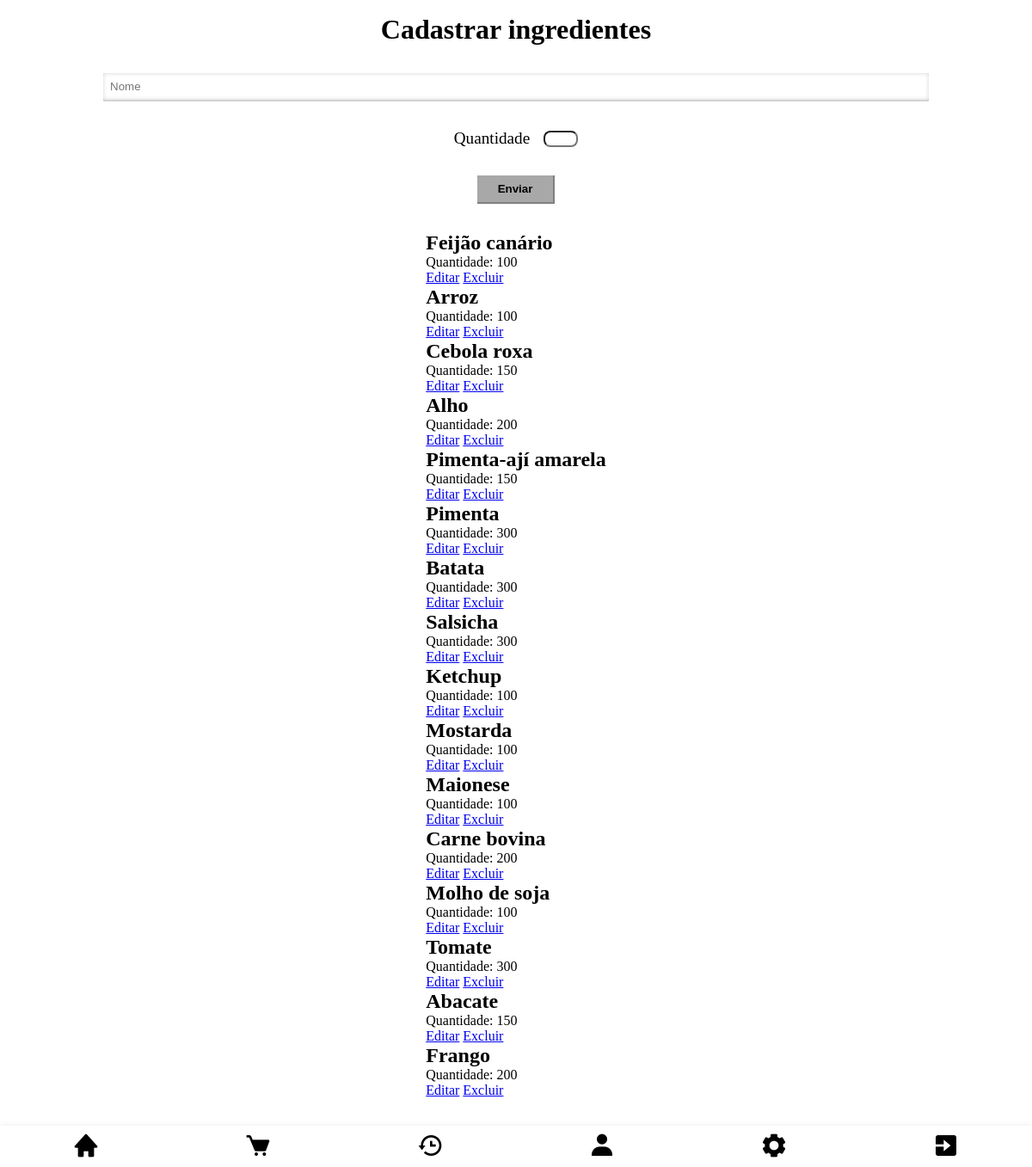
Page /ingredients.php (signed in) on the committed database.
### tables this page shows
CREATE TABLE `ingredients` (
  `id` int(11) NOT NULL,
  `name` varchar(50) NOT NULL,
  `quantity` int(11) NOT NULL,
  `created_at` datetime DEFAULT current_timestamp()
);

### utils/Database.php (called while the page is built, shortened)
<?php
class Database {
    private static $conn = null;
    public static function getConnection() {
        if (self::$conn === null) {
            self::$conn = new \PDO(
                "mysql:host=localhost;dbname=lanchonete",
                'root',
                ''
            );
        }
        return self::$conn;
    }
    public static function selectAll($table) {
        $conn = self::getConnection();
        $stmt = $conn->query("SELECT * FROM $table");
        return $stmt->fetchAll();
    }
}
?>

### ingredients.php (the view, shortened to what this page needs)
<?php
    include('header.php');
    require_once('utils/Database.php');
?>
<?php
    $ingredients = Database::selectAll("ingredients");
?>
<form class="center" method="POST">
        <h1>Cadastrar ingredientes</h1>
        <input class="input" type="text" name="name" placeholder="Nome" required>
        <div class="inputGroup">
            <label class="lbl" for="qty">Quantidade</label>
            <input class="quantityInput" type="number" name="qty"id="qty" required>
        </div>
        <button class="inputBtn">Enviar</button>
        <div class="ingredientslist">
            <?php if($ingredients) {
                foreach($ingredients as $ingredient) { ?>
                <div class="ingredient">
                    <h2><?= $ingredient['name'] ?></h2>
                    <p>Quantidade: <?= $ingredient['quantity'] ?></p>
                    <a href="editIngredient.php?id=<?= $ingredient['id'] ?>">Editar</a>
                    <a href="ingredients.php?delete=<?= $ingredient['id'] ?>">Excluir</a>
                </div>
            <?php } } ?>
        </div>
    </div>
<?php include('footer.php'); ?>

### style.css (style rules this page uses)
* { margin: 0; padding: 0; box-sizing: border-box; }
html, body { height: 100%; width: 100%; }
.center { width: 100%; height: inherit; display: flex; justify-content: center; align-items: center; flex-direction: column; gap: 2rem; }
.inputGroup { display: flex; justify-content: center; align-items: center; gap: 1rem; }
.lbl { font-size: 1.2rem; }
.quantityInput { text-align: center; width: 2.5rem; border-radius: 0.5rem; }
.input { width: 80%; padding: 0.5rem; border: none; box-shadow: inset 0 0 5px lightgray; border-bottom: 2px solid lightgray; transition: border-bottom 0.5s linear; outline: none; }
.inputBtn { padding: 0.5rem 1.5rem; font-weight: bold; background-color: rgb(168, 168, 168); border: none; border-bottom: 2.5px solid gray; border-right: 2.5px solid gray; }

### rows in the picture
ingredients: name "Feijão canário", quantity "100"
ingredients: name "Arroz", quantity "100"
ingredients: name "Cebola roxa", quantity "150"
ingredients: name "Alho", quantity "200"
ingredients: name "Pimenta-ají amarela", quantity "150"
ingredients: name "Pimenta", quantity "300"
ingredients: name "Batata", quantity "300"
ingredients: name "Salsicha", quantity "300"
ingredients: name "Ketchup", quantity "100"
ingredients: name "Mostarda", quantity "100"
ingredients: name "Maionese", quantity "100"
ingredients: name "Carne bovina", quantity "200"
ingredients: name "Molho de soja", quantity "100"
ingredients: name "Tomate", quantity "300"
ingredients: name "Abacate", quantity "150"
ingredients: name "Frango", quantity "200"
